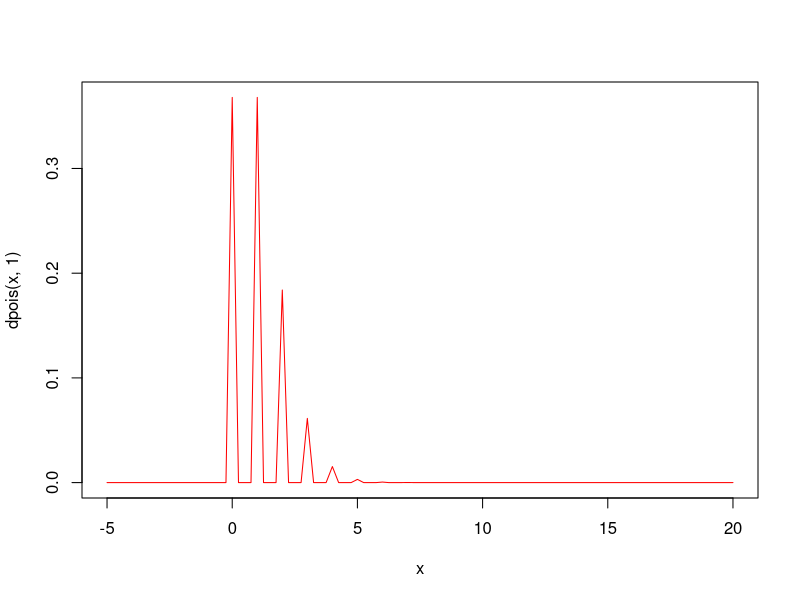
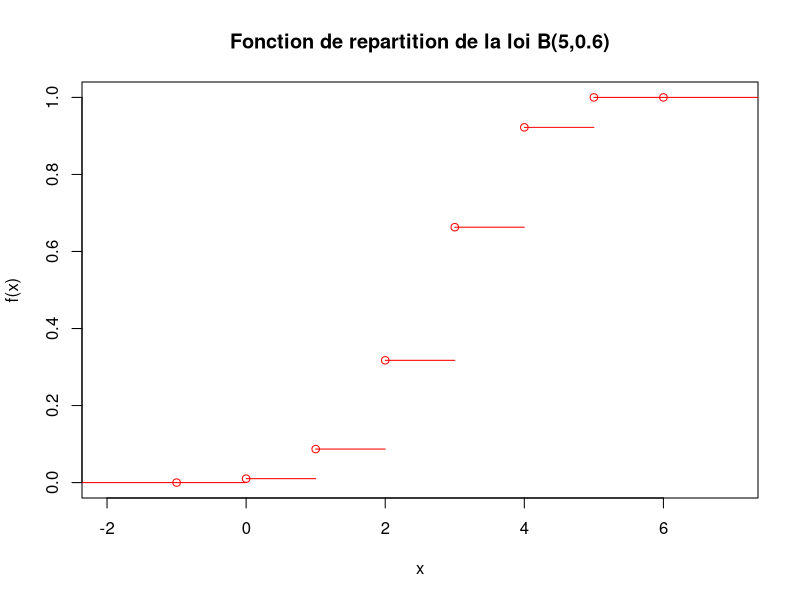
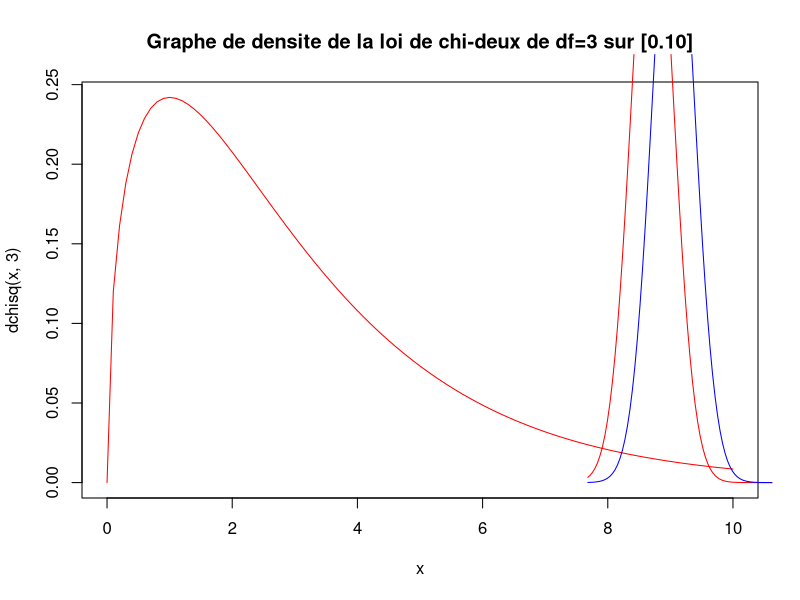

Write the R code that produced these figures, in order.
#Exercice 1
curve(dpois(x,1), col="red" ,-5,20)
#Exercice 2
#X->B(5,0.6)
#1)P(X<=4)
X_inf_4<-pbinom(4,5,0.6)
print(X_inf_4)
#2)graphe de la fonction de repartion de X
F<-stepfun(-1:6,c(0,pbinom(-1:6,5,0.6)))
plot(F,vertical=FALSE ,col="red", ,main = "Fonction de repartition de la loi B(5,0.6)")
#3)determiner k tel que P(X<=k)>=0.25
X_inf_k<-qbinom(0.25,5,0.6)
print(X_inf_k)
#4)simuler 20 realisations de X
sim_X<-rbinom(20,5,0.6)
table(sim_X)

#Exercice 3
#la densite de la loi de chi-deux (3) sur [0,10]
curve(dchisq(x,3),0,10,col="red",main="Graphe de densite de la loi de chi-deux de df=3 sur [0.10]")


#Exercice 4
#divisons l'ecran graphique en 3(1 ligne , 3 colonnes)
par(mfrow=c(1,3))
#Dans la première fenêtre représenter le graphe de la densité de la loi normale N (4, 1), puis
#ajouter, dans la même fenêtre, avec une autre couleur, le graphe de la densité de la loi
#normale N (5, 1).
curve(dnorm(x,4,1),-2,10,col="red",add = T)
curve(dnorm(x,5,1),-2,10,col="blue",add = T)














